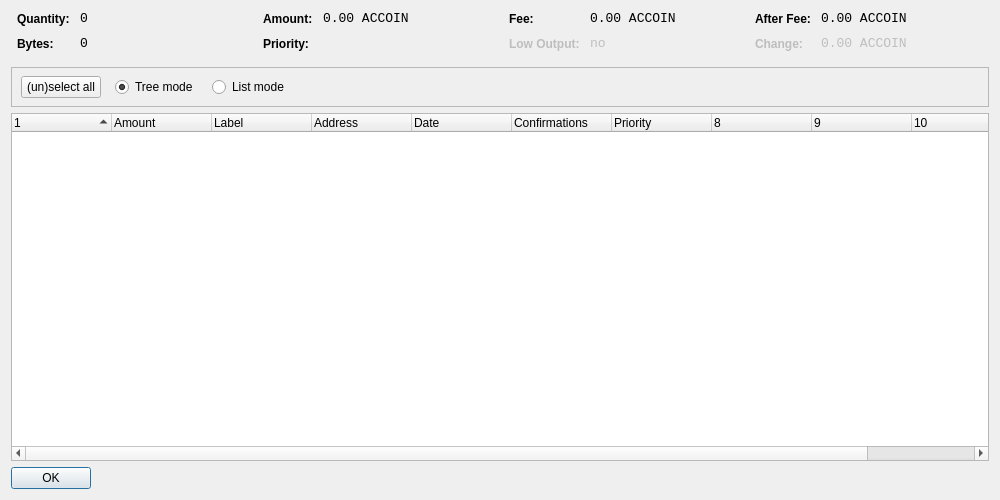
<?xml version="1.0" encoding="UTF-8"?>
<ui version="4.0">
 <class>CoinControlDialog</class>
 <widget class="QDialog" name="CoinControlDialog">
  <property name="geometry">
   <rect>
    <x>0</x>
    <y>0</y>
    <width>1000</width>
    <height>500</height>
   </rect>
  </property>
  <property name="windowTitle">
   <string>Coin Control</string>
  </property>
  <layout class="QVBoxLayout" name="verticalLayout">
   <item>
    <layout class="QHBoxLayout" name="horizontalLayoutTop" stretch="0,0,0,0">
     <property name="topMargin">
      <number>0</number>
     </property>
     <property name="bottomMargin">
      <number>10</number>
     </property>
     <item>
      <layout class="QFormLayout" name="formLayoutCoinControl1">
       <property name="horizontalSpacing">
        <number>10</number>
       </property>
       <property name="verticalSpacing">
        <number>10</number>
       </property>
       <property name="leftMargin">
        <number>6</number>
       </property>
       <property name="rightMargin">
        <number>6</number>
       </property>
       <item row="0" column="0">
        <widget class="QLabel" name="labelCoinControlQuantityText">
         <property name="styleSheet">
          <string notr="true">font-weight:bold;</string>
         </property>
         <property name="text">
          <string>Quantity:</string>
         </property>
        </widget>
       </item>
       <item row="0" column="1">
        <widget class="QLabel" name="labelCoinControlQuantity">
         <property name="font">
          <font>
           <family>Monospace</family>
           <pointsize>10</pointsize>
          </font>
         </property>
         <property name="cursor">
          <cursorShape>IBeamCursor</cursorShape>
         </property>
         <property name="contextMenuPolicy">
          <enum>Qt::ActionsContextMenu</enum>
         </property>
         <property name="text">
          <string notr="true">0</string>
         </property>
         <property name="textInteractionFlags">
          <set>Qt::LinksAccessibleByMouse|Qt::TextSelectableByKeyboard|Qt::TextSelectableByMouse</set>
         </property>
        </widget>
       </item>
       <item row="1" column="0">
        <widget class="QLabel" name="labelCoinControlBytesText">
         <property name="styleSheet">
          <string notr="true">font-weight:bold;</string>
         </property>
         <property name="text">
          <string>Bytes:</string>
         </property>
        </widget>
       </item>
       <item row="1" column="1">
        <widget class="QLabel" name="labelCoinControlBytes">
         <property name="font">
          <font>
           <family>Monospace</family>
           <pointsize>10</pointsize>
          </font>
         </property>
         <property name="cursor">
          <cursorShape>IBeamCursor</cursorShape>
         </property>
         <property name="contextMenuPolicy">
          <enum>Qt::ActionsContextMenu</enum>
         </property>
         <property name="text">
          <string notr="true">0</string>
         </property>
         <property name="textInteractionFlags">
          <set>Qt::LinksAccessibleByMouse|Qt::TextSelectableByKeyboard|Qt::TextSelectableByMouse</set>
         </property>
        </widget>
       </item>
      </layout>
     </item>
     <item>
      <layout class="QFormLayout" name="formLayoutCoinControl2">
       <property name="horizontalSpacing">
        <number>10</number>
       </property>
       <property name="verticalSpacing">
        <number>10</number>
       </property>
       <property name="leftMargin">
        <number>6</number>
       </property>
       <property name="rightMargin">
        <number>6</number>
       </property>
       <item row="0" column="0">
        <widget class="QLabel" name="labelCoinControlAmountText">
         <property name="styleSheet">
          <string notr="true">font-weight:bold;</string>
         </property>
         <property name="text">
          <string>Amount:</string>
         </property>
        </widget>
       </item>
       <item row="0" column="1">
        <widget class="QLabel" name="labelCoinControlAmount">
         <property name="font">
          <font>
           <family>Monospace</family>
           <pointsize>10</pointsize>
          </font>
         </property>
         <property name="cursor">
          <cursorShape>IBeamCursor</cursorShape>
         </property>
         <property name="contextMenuPolicy">
          <enum>Qt::ActionsContextMenu</enum>
         </property>
         <property name="text">
          <string notr="true">0.00 ACCOIN</string>
         </property>
         <property name="textInteractionFlags">
          <set>Qt::LinksAccessibleByMouse|Qt::TextSelectableByKeyboard|Qt::TextSelectableByMouse</set>
         </property>
        </widget>
       </item>
       <item row="1" column="0">
        <widget class="QLabel" name="labelCoinControlPriorityText">
         <property name="styleSheet">
          <string notr="true">font-weight:bold;</string>
         </property>
         <property name="text">
          <string>Priority:</string>
         </property>
        </widget>
       </item>
       <item row="1" column="1">
        <widget class="QLabel" name="labelCoinControlPriority">
         <property name="font">
          <font>
           <family>Monospace</family>
           <pointsize>10</pointsize>
          </font>
         </property>
         <property name="cursor">
          <cursorShape>IBeamCursor</cursorShape>
         </property>
         <property name="contextMenuPolicy">
          <enum>Qt::ActionsContextMenu</enum>
         </property>
         <property name="text">
          <string/>
         </property>
         <property name="textInteractionFlags">
          <set>Qt::LinksAccessibleByMouse|Qt::TextSelectableByKeyboard|Qt::TextSelectableByMouse</set>
         </property>
        </widget>
       </item>
      </layout>
     </item>
     <item>
      <layout class="QFormLayout" name="formLayoutCoinControl3">
       <property name="horizontalSpacing">
        <number>10</number>
       </property>
       <property name="verticalSpacing">
        <number>10</number>
       </property>
       <property name="leftMargin">
        <number>6</number>
       </property>
       <property name="rightMargin">
        <number>6</number>
       </property>
       <item row="0" column="0">
        <widget class="QLabel" name="labelCoinControlFeeText">
         <property name="styleSheet">
          <string notr="true">font-weight:bold;</string>
         </property>
         <property name="text">
          <string>Fee:</string>
         </property>
        </widget>
       </item>
       <item row="0" column="1">
        <widget class="QLabel" name="labelCoinControlFee">
         <property name="font">
          <font>
           <family>Monospace</family>
           <pointsize>10</pointsize>
          </font>
         </property>
         <property name="cursor">
          <cursorShape>IBeamCursor</cursorShape>
         </property>
         <property name="contextMenuPolicy">
          <enum>Qt::ActionsContextMenu</enum>
         </property>
         <property name="text">
          <string notr="true">0.00 ACCOIN</string>
         </property>
         <property name="textInteractionFlags">
          <set>Qt::LinksAccessibleByMouse|Qt::TextSelectableByKeyboard|Qt::TextSelectableByMouse</set>
         </property>
        </widget>
       </item>
       <item row="1" column="0">
        <widget class="QLabel" name="labelCoinControlLowOutputText">
         <property name="enabled">
          <bool>false</bool>
         </property>
         <property name="styleSheet">
          <string notr="true">font-weight:bold;</string>
         </property>
         <property name="text">
          <string>Low Output:</string>
         </property>
        </widget>
       </item>
       <item row="1" column="1">
        <widget class="QLabel" name="labelCoinControlLowOutput">
         <property name="enabled">
          <bool>false</bool>
         </property>
         <property name="font">
          <font>
           <family>Monospace</family>
           <pointsize>10</pointsize>
          </font>
         </property>
         <property name="cursor">
          <cursorShape>IBeamCursor</cursorShape>
         </property>
         <property name="contextMenuPolicy">
          <enum>Qt::ActionsContextMenu</enum>
         </property>
         <property name="text">
          <string notr="true">no</string>
         </property>
         <property name="textInteractionFlags">
          <set>Qt::LinksAccessibleByMouse|Qt::TextSelectableByKeyboard|Qt::TextSelectableByMouse</set>
         </property>
        </widget>
       </item>
      </layout>
     </item>
     <item>
      <layout class="QFormLayout" name="formLayoutCoinControl4">
       <property name="horizontalSpacing">
        <number>10</number>
       </property>
       <property name="verticalSpacing">
        <number>10</number>
       </property>
       <property name="leftMargin">
        <number>6</number>
       </property>
       <property name="rightMargin">
        <number>6</number>
       </property>
       <item row="0" column="0">
        <widget class="QLabel" name="labelCoinControlAfterFeeText">
         <property name="styleSheet">
          <string notr="true">font-weight:bold;</string>
         </property>
         <property name="text">
          <string>After Fee:</string>
         </property>
        </widget>
       </item>
       <item row="0" column="1">
        <widget class="QLabel" name="labelCoinControlAfterFee">
         <property name="font">
          <font>
           <family>Monospace</family>
           <pointsize>10</pointsize>
          </font>
         </property>
         <property name="cursor">
          <cursorShape>IBeamCursor</cursorShape>
         </property>
         <property name="contextMenuPolicy">
          <enum>Qt::ActionsContextMenu</enum>
         </property>
         <property name="text">
          <string notr="true">0.00 ACCOIN</string>
         </property>
         <property name="textInteractionFlags">
          <set>Qt::LinksAccessibleByMouse|Qt::TextSelectableByKeyboard|Qt::TextSelectableByMouse</set>
         </property>
        </widget>
       </item>
       <item row="1" column="0">
        <widget class="QLabel" name="labelCoinControlChangeText">
         <property name="enabled">
          <bool>false</bool>
         </property>
         <property name="styleSheet">
          <string notr="true">font-weight:bold;</string>
         </property>
         <property name="text">
          <string>Change:</string>
         </property>
        </widget>
       </item>
       <item row="1" column="1">
        <widget class="QLabel" name="labelCoinControlChange">
         <property name="enabled">
          <bool>false</bool>
         </property>
         <property name="font">
          <font>
           <family>Monospace</family>
           <pointsize>10</pointsize>
          </font>
         </property>
         <property name="cursor">
          <cursorShape>IBeamCursor</cursorShape>
         </property>
         <property name="contextMenuPolicy">
          <enum>Qt::ActionsContextMenu</enum>
         </property>
         <property name="text">
          <string notr="true">0.00 ACCOIN</string>
         </property>
         <property name="textInteractionFlags">
          <set>Qt::LinksAccessibleByMouse|Qt::TextSelectableByKeyboard|Qt::TextSelectableByMouse</set>
         </property>
        </widget>
       </item>
      </layout>
     </item>
    </layout>
   </item>
   <item>
    <widget class="QFrame" name="frame">
     <property name="minimumSize">
      <size>
       <width>0</width>
       <height>40</height>
      </size>
     </property>
     <property name="frameShape">
      <enum>QFrame::StyledPanel</enum>
     </property>
     <property name="frameShadow">
      <enum>QFrame::Sunken</enum>
     </property>
     <widget class="QWidget" name="horizontalLayoutWidget">
      <property name="geometry">
       <rect>
        <x>10</x>
        <y>0</y>
        <width>781</width>
        <height>41</height>
       </rect>
      </property>
      <layout class="QHBoxLayout" name="horizontalLayoutPanel" stretch="0,0,0,0,0">
       <property name="spacing">
        <number>14</number>
       </property>
       <item>
        <widget class="QPushButton" name="pushButtonSelectAll">
         <property name="sizePolicy">
          <sizepolicy hsizetype="Maximum" vsizetype="Fixed">
           <horstretch>0</horstretch>
           <verstretch>0</verstretch>
          </sizepolicy>
         </property>
         <property name="text">
          <string>(un)select all</string>
         </property>
        </widget>
       </item>
       <item>
        <widget class="QRadioButton" name="radioTreeMode">
         <property name="sizePolicy">
          <sizepolicy hsizetype="Maximum" vsizetype="Fixed">
           <horstretch>0</horstretch>
           <verstretch>0</verstretch>
          </sizepolicy>
         </property>
         <property name="text">
          <string>Tree mode</string>
         </property>
         <property name="checked">
          <bool>true</bool>
         </property>
        </widget>
       </item>
       <item>
        <widget class="QRadioButton" name="radioListMode">
         <property name="sizePolicy">
          <sizepolicy hsizetype="Maximum" vsizetype="Fixed">
           <horstretch>0</horstretch>
           <verstretch>0</verstretch>
          </sizepolicy>
         </property>
         <property name="text">
          <string>List mode</string>
         </property>
        </widget>
       </item>
       <item>
        <spacer name="horizontalSpacer">
         <property name="orientation">
          <enum>Qt::Horizontal</enum>
         </property>
         <property name="sizeHint" stdset="0">
          <size>
           <width>40</width>
           <height>20</height>
          </size>
         </property>
        </spacer>
       </item>
      </layout>
     </widget>
    </widget>
   </item>
   <item>
    <widget class="CoinControlTreeWidget" name="treeWidget">
     <property name="contextMenuPolicy">
      <enum>Qt::CustomContextMenu</enum>
     </property>
     <property name="sortingEnabled">
      <bool>false</bool>
     </property>
     <property name="columnCount">
      <number>11</number>
     </property>
     <attribute name="headerShowSortIndicator" stdset="0">
      <bool>true</bool>
     </attribute>
     <attribute name="headerStretchLastSection">
      <bool>false</bool>
     </attribute>
     <column>
      <property name="text">
       <string/>
      </property>
     </column>
     <column>
      <property name="text">
       <string>Amount</string>
      </property>
     </column>
     <column>
      <property name="text">
       <string>Label</string>
      </property>
     </column>
     <column>
      <property name="text">
       <string>Address</string>
      </property>
     </column>
     <column>
      <property name="text">
       <string>Date</string>
      </property>
     </column>
     <column>
      <property name="text">
       <string>Confirmations</string>
      </property>
      <property name="toolTip">
       <string>Confirmed</string>
      </property>
     </column>
     <column>
      <property name="text">
       <string>Priority</string>
      </property>
     </column>
     <column>
      <property name="text">
       <string/>
      </property>
     </column>
     <column>
      <property name="text">
       <string/>
      </property>
     </column>
     <column>
      <property name="text">
       <string/>
      </property>
     </column>
     <column>
      <property name="text">
       <string/>
      </property>
     </column>
    </widget>
   </item>
   <item>
    <widget class="QDialogButtonBox" name="buttonBox">
     <property name="sizePolicy">
      <sizepolicy hsizetype="Maximum" vsizetype="Fixed">
       <horstretch>0</horstretch>
       <verstretch>0</verstretch>
      </sizepolicy>
     </property>
     <property name="orientation">
      <enum>Qt::Horizontal</enum>
     </property>
     <property name="standardButtons">
      <set>QDialogButtonBox::Ok</set>
     </property>
    </widget>
   </item>
  </layout>
 </widget>
 <customwidgets>
  <customwidget>
   <class>CoinControlTreeWidget</class>
   <extends>QTreeWidget</extends>
   <header>coincontroltreewidget.h</header>
  </customwidget>
 </customwidgets>
 <resources/>
 <connections/>
</ui>
